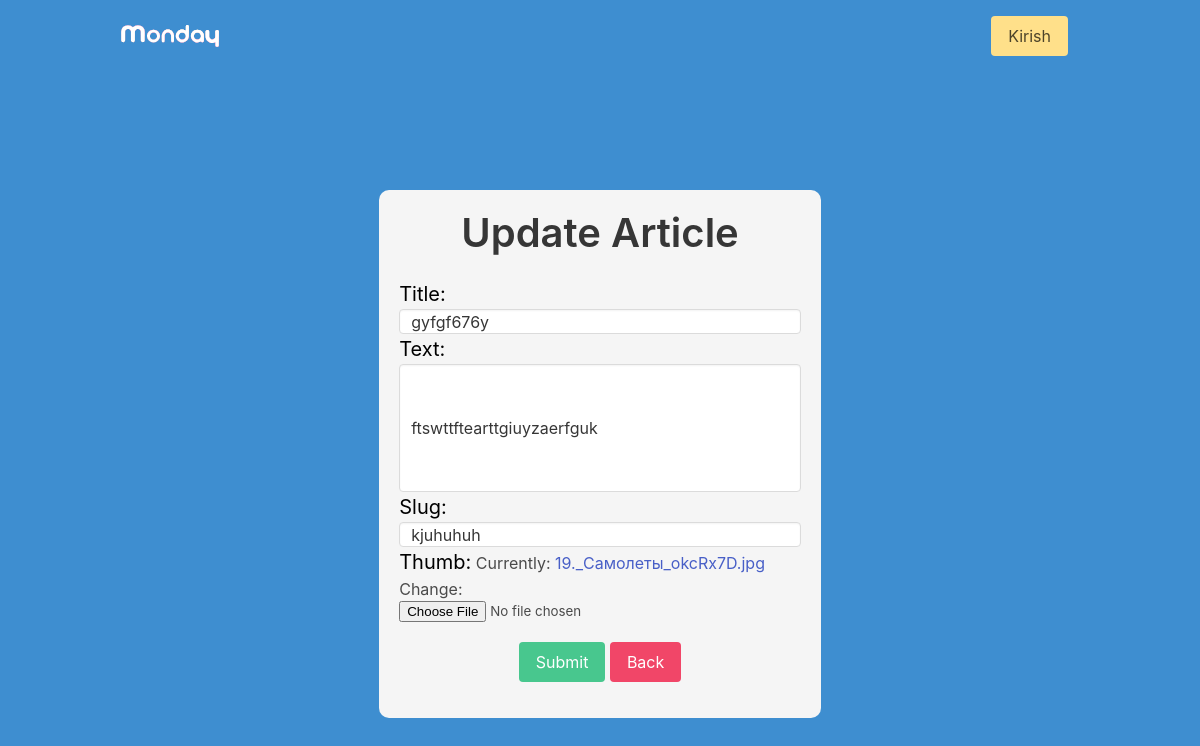
/kjuhuhuh/edit, run on the app's committed database.
### blog/models.py (models this page shows, shortened)
class Article(models.Model):
    title = models.CharField(max_length=255)
    text = models.TextField()
    slug = models.SlugField(unique=True)
    date = models.DateField(auto_now=True)
    thumb = models.ImageField(null=True)
    author = models.ForeignKey(User, default=None, on_delete=models.CASCADE)

### blog/views.py (the view)
# urls.py: path('<slug>/edit', article_edit, name='article_edit'),
def article_edit(request,slug):
    article=Article.objects.get(slug=slug)
    form=ArticleForm(request.POST or None, request.FILES or None,instance=article)
    if form.is_valid():
            form.save()
            return redirect('article_detail', slug=request.POST.get('slug'))
    return render(request, 'article_edit.html', {'form':form,"article":article})

### blog/forms.py
class ArticleForm(forms.ModelForm):
   title = forms.CharField(widget=forms.TextInput(attrs={'class': 'input'}))
   text = forms.CharField(widget=forms.TextInput(attrs={'class': 'textarea', 'size': '40'}))
   slug = forms.CharField(widget=forms.TextInput(attrs={'class': 'input'}))
   class Meta:
       model = Article
       fields = ['title', 'text', 'slug', 'thumb']

### templates/article_edit.html (shortened to what this page needs)
{% extends 'base.html' %}
{% block content %}
   <form class="site-form has-background-light" method="post" enctype="multipart/form-data">
       <h2 class="title is-size-2 has-text-centered">Update Article</h2>
       {{ form }}
       <div class="has-text-centered my-4">
           <button class="button is-success" type="submit">Submit</button>
           <a href="{% url 'article_edit' article.slug %}" class="button is-danger ">
               Back
           </a>
       </div>
   </form>
{% endblock %}

### static/style.css (style rules this page uses)
.site-form { padding: 20px; display: block; margin: 70px auto auto; width: 40%; border-radius: 10px; }
.site-form label { color: black; font-size: 20px; }
.site-form input { width: 100%; height: 25px; }

### data on the page
Article: title "gyfgf676y", text "ftswttftearttgiuyzaerfguk", slug "kjuhuhuh"
